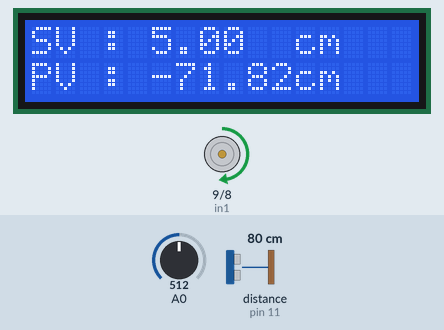
Recording of a sketch running on a simulated Arduino Uno, built with avr-gcc and run on an emulated ATmega328P. Parts: 16×2 character LCD, motor-driver pin pairs drawn as motors (green arrow = first pin HIGH = forward, orange = second pin HIGH = backward, longer = more drive, scaled by the enable pin). The inputs (shaded band) are chosen by the test bench; at power-on: distance to the obstacle (sensor on pin 11) 80 cm, A0 = 512. The echo pulse lasts 58.3 µs per cm; what the sketch prints to the serial monitor is not drawn.

Above: at 1.2 s.
1.3 s: distance to the obstacle (sensor on pin 11) set to 120 cm
At 2.2 s:
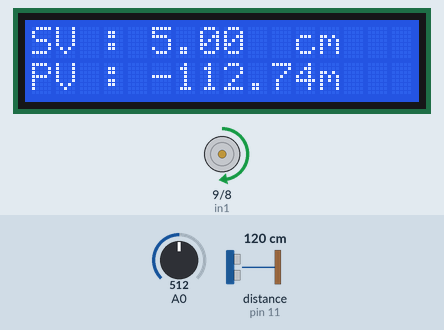
2.9 s: A0 set to 716
At 3.6 s:
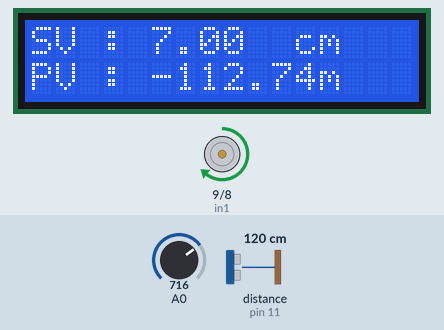
4.4 s: distance to the obstacle (sensor on pin 11) set to 197 cm
At 5.3 s:
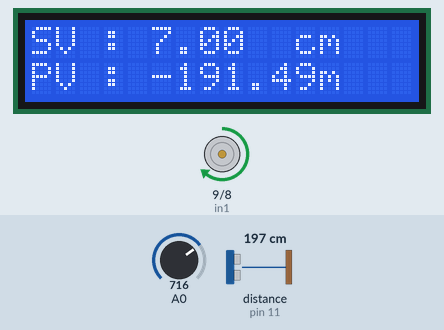
6.0 s: distance to the obstacle (sensor on pin 11) set to 205 cm
At 6.9 s:
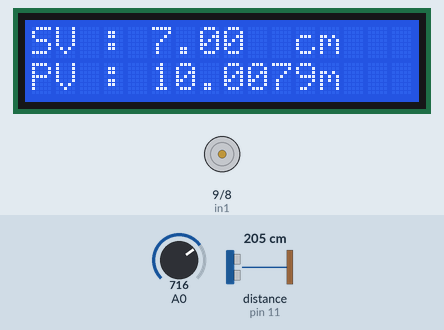
7.6 s: A0 set to 1006
At 8.2 s:
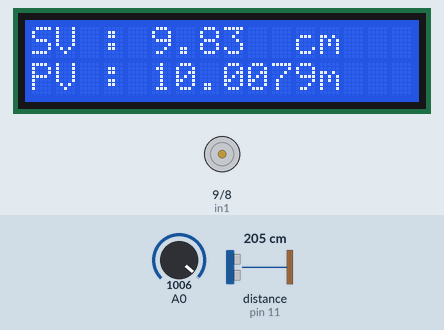
9.1 s: A0 set to 1023
At 9.5 s:
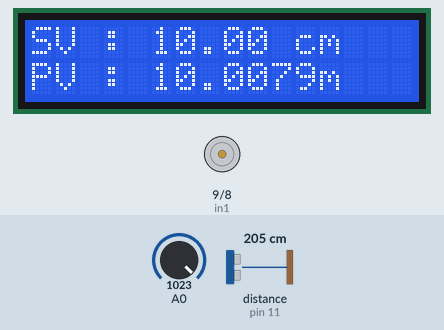
Timing chart, 0 to 11.6 s (numbered marks = the images above; inputs shaded):
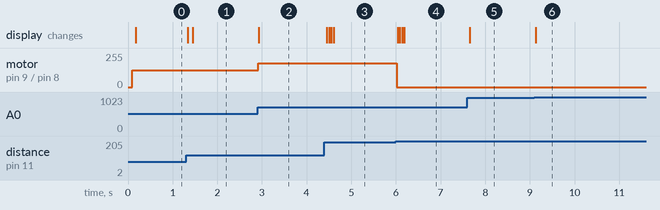

The sketch:

Pengendali-PID-level-air-lindi.ino
```cpp
#include <Wire.h>
#include <LiquidCrystal_I2C.h>
#include <NewPing.h>
#define TRIGGER_PIN  12
#define ECHO_PIN     11
#define MAX_DISTANCE 200

int enA = 10;
int in1 = 9;
int in2 = 8;
NewPing sonar(TRIGGER_PIN, ECHO_PIN, MAX_DISTANCE);
LiquidCrystal_I2C lcd(0x27, 16, 2); //Alamat I2C yang digunakan 0x27. d
                                    //Alamat I2C yang lain 0x3F
//konfigurasi pin I2C
//SDA A4
//SCL A5t

float SV, SVfix, PV, PVf, PVf_1, PVfix, Kp, Ti, Td, Ki, Kd;
//float SVfix, PVfix;
float RC, a, fc;
float PID;
float et, et_1;
float eint, eint_1, eint_update;
float edif;
int MV;

unsigned long t;
double t_1, Ts, Tsf;
float interval_elapsed, interval_limit;

bool running = false;

void setup() {
  // put your setup code here, to run once:
  // Hasil desain kendali
  // L = 0.1024431 dan T = 2.0803832
  Kp = 1;//20.3076;//5 0.374;
  Ti = 0;//0.30732;//0.1;//0.254;//0.374, 0.085;
  Td = 0;//0.05122;//0.021;

  if (Ti == 0){
    Ki = 0;
  }
  else{
    Ki = Kp/Ti;
  }
  Kd = Kp*Td;

  et_1 = 0;
  eint_1 = 0;
  interval_elapsed = 0;
  interval_limit = 2;
  t = millis();

  fc =0.23; //0.023
  PVf_1 = 0;

  Serial.begin(9600);
  lcd.backlight();
  lcd.init();
  lcd.clear();
  lcd.setCursor(0,0);
  lcd.print("SV : ");
  lcd.setCursor(0,1);
  lcd.print("PV : ");
  lcd.setCursor(11,0);
  lcd.print("cm");
  lcd.setCursor(11,1);
  lcd.print("cm");

  pinMode(enA, OUTPUT);
  pinMode(in1, OUTPUT);
  pinMode(in2, OUTPUT);
}

void loop() {
  // put your main code here, to run repeatedly:
    Ts = 0.9;     //2;  0.9;   0.45;   //0.49
    Tsf = 1.2;    //2.2; 0.1;   0.08;   //0.15
    RC = 1/(6.28*fc);
    a = RC/Tsf;
    SV = analogRead(A0)*0.004887;
    SVfix = SV*2; // 1 Volt = 2.8 cm
//    SVfix = 4.5;
//    PV = sonar.ping_cm();
    float uS = sonar.ping();
    PV =10-(uS/US_ROUNDTRIP_CM);
    PVf = (PV + a*PVf_1)/(a + 1);
//PVfix = (-2.64)*PVf + 38.28;
    PVfix = PVf; // kalibrasi sensor
//PVfix = 15.47 - PVf;
//PVfix = (-0.8)*PVf + 11.1;
//PVfix = PVf;
    t = millis();
    et = SVfix - PVfix;
    eint_update = ((et + et_1)*Ts)/2; //Rumus Luas Trapesium
    eint = eint_1 + eint_update;
    edif = (et - et_1)/Ts;
    PID = Kp*et + Ki*eint + Kd*edif;
    PID = PID/1;
    if(PID > 10){
      PID = 10;
    }
    else if(PID < 0){
      PID = 0;
    }
    else{
      PID = PID;
    }
    PID = PID/2;
    MV = PID*51;
    MV = SV*51;


  if (PV < SV){
  running = true;
  digitalWrite(in1, HIGH);
  digitalWrite(in2, LOW);
  analogWrite(enA, MV);}
  else if (PV > SV){
  running = false;
  digitalWrite(in1, LOW);
  digitalWrite(in2, LOW);
  analogWrite(enA, 0);}

  //else if (PV == SV){
  //running = false;
  //digitalWrite(in1, LOW);
  //digitalWrite(in2, LOW);
  //analogWrite(enA, 0);
  //}
  //while(running = false){
  //digitalWrite(in1, HIGH);
  //digitalWrite(in2, LOW);
  //analogWrite(enA, MV);
  //}

    interval_elapsed = interval_elapsed + Ts;
    if(interval_elapsed >= interval_limit){
      Serial.print("20");
      Serial.print(" ");
      Serial.print("0");
      Serial.print(" ");
      Serial.print(SVfix);
      Serial.print(" ");
      Serial.println(PVfix);

//      Serial.print(" ");
//      Serial.println(MV);

      lcd.setCursor(5,0);
      lcd.print(SVfix);
      lcd.setCursor(5,1);
      lcd.print(PVfix);
      interval_elapsed = 0;
      t_1 = t;
      et_1 = et;
      eint_1 = eint;
    }
    PVf_1 = PVf;
}
```

Measured:
- the behaviour switches between 200 and 201 cm on distance to the obstacle (sensor on pin 11) (found by bisection; images 3 and 4)
- after the input at 1.3 s, the display: first changes at once (image 1 shows a later state)
- after the input at 2.9 s, motor on pin 9 (in1) / pin 8 (in2): forward 127/255 → forward 178/255 at once; the display: changes at once (image 2)
- after the input at 4.4 s, the display: first changes after 0.05 s (image 3 shows a later state)
- after the input at 6.0 s, motor on pin 9 (in1) / pin 8 (in2): forward 178/255 → stopped at once; the display: first changes at once (image 4 shows a later state)
- after the input at 7.6 s, the display: changes after 0.06 s (image 5)
- after the input at 9.1 s, the display: changes at once (image 6)
